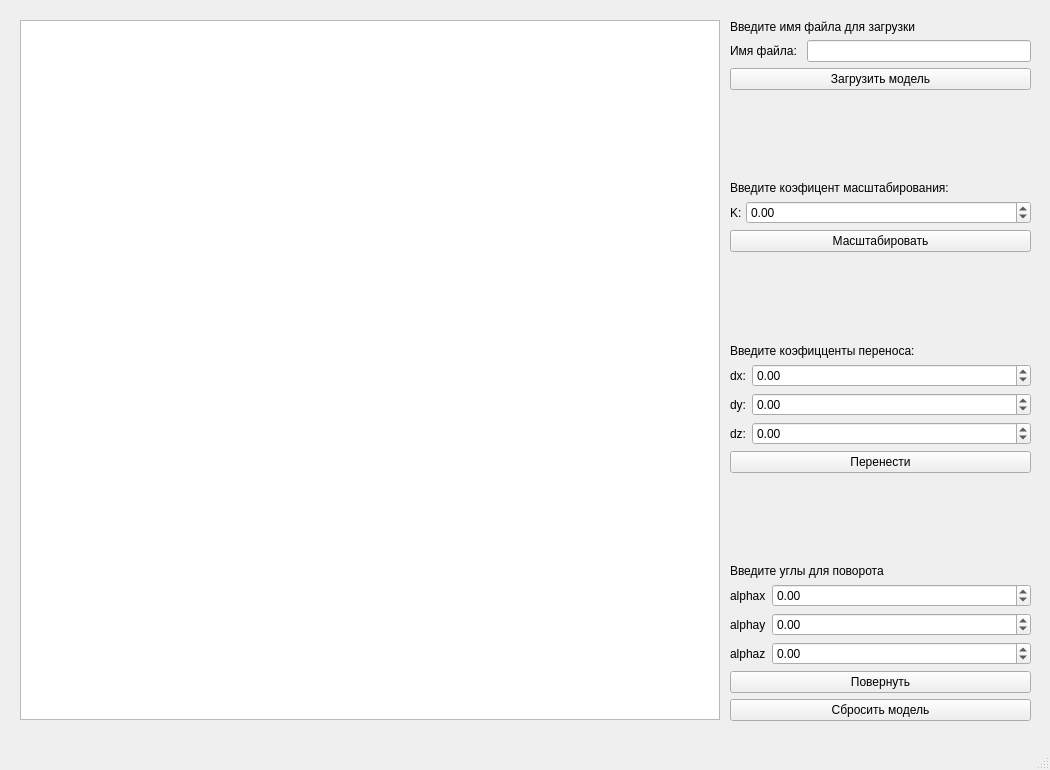
<?xml version="1.0" encoding="UTF-8"?>
<ui version="4.0">
 <class>MainWindow</class>
 <widget class="QMainWindow" name="MainWindow">
  <property name="geometry">
   <rect>
    <x>0</x>
    <y>0</y>
    <width>1050</width>
    <height>770</height>
   </rect>
  </property>
  <property name="windowTitle">
   <string>MainWindow</string>
  </property>
  <widget class="QWidget" name="centralwidget">
   <widget class="QGraphicsView" name="graphicsView">
    <property name="geometry">
     <rect>
      <x>20</x>
      <y>20</y>
      <width>700</width>
      <height>700</height>
     </rect>
    </property>
   </widget>
   <widget class="QWidget" name="verticalLayoutWidget">
    <property name="geometry">
     <rect>
      <x>730</x>
      <y>20</y>
      <width>301</width>
      <height>701</height>
     </rect>
    </property>
    <layout class="QVBoxLayout" name="verticalLayout">
     <item>
      <widget class="QLabel" name="label_11">
       <property name="text">
        <string>Введите имя файла для загрузки</string>
       </property>
      </widget>
     </item>
     <item>
      <layout class="QHBoxLayout" name="horizontalLayout">
       <item>
        <widget class="QLabel" name="label_7">
         <property name="text">
          <string>Имя файла: </string>
         </property>
        </widget>
       </item>
       <item>
        <widget class="QLineEdit" name="filename"/>
       </item>
      </layout>
     </item>
     <item>
      <widget class="QPushButton" name="pushButton_5">
       <property name="text">
        <string>Загрузить модель</string>
       </property>
      </widget>
     </item>
     <item>
      <spacer name="verticalSpacer_3">
       <property name="orientation">
        <enum>Qt::Vertical</enum>
       </property>
       <property name="sizeHint" stdset="0">
        <size>
         <width>20</width>
         <height>40</height>
        </size>
       </property>
      </spacer>
     </item>
     <item>
      <widget class="QLabel" name="label_10">
       <property name="text">
        <string>Введите коэфицент масштабирования:</string>
       </property>
      </widget>
     </item>
     <item>
      <layout class="QFormLayout" name="formLayout_3">
       <property name="horizontalSpacing">
        <number>1</number>
       </property>
       <property name="verticalSpacing">
        <number>2</number>
       </property>
       <item row="2" column="0">
        <widget class="QLabel" name="label_6">
         <property name="text">
          <string>K: </string>
         </property>
        </widget>
       </item>
       <item row="2" column="1">
        <widget class="QDoubleSpinBox" name="doubleSpinBox_6">
         <property name="minimum">
          <double>-1000.000000000000000</double>
         </property>
         <property name="maximum">
          <double>1000.000000000000000</double>
         </property>
        </widget>
       </item>
      </layout>
     </item>
     <item>
      <widget class="QPushButton" name="pushButton_3">
       <property name="text">
        <string>Масштабировать</string>
       </property>
      </widget>
     </item>
     <item>
      <spacer name="verticalSpacer_2">
       <property name="orientation">
        <enum>Qt::Vertical</enum>
       </property>
       <property name="sizeHint" stdset="0">
        <size>
         <width>20</width>
         <height>40</height>
        </size>
       </property>
      </spacer>
     </item>
     <item>
      <widget class="QLabel" name="label_9">
       <property name="text">
        <string>Введите коэфицценты переноса:</string>
       </property>
      </widget>
     </item>
     <item>
      <layout class="QFormLayout" name="formLayout_2">
       <item row="2" column="0">
        <widget class="QLabel" name="label_2">
         <property name="text">
          <string>dx:</string>
         </property>
        </widget>
       </item>
       <item row="2" column="1">
        <widget class="QDoubleSpinBox" name="doubleSpinBox_2">
         <property name="minimum">
          <double>-1000.000000000000000</double>
         </property>
         <property name="maximum">
          <double>1000.000000000000000</double>
         </property>
        </widget>
       </item>
       <item row="4" column="0">
        <widget class="QLabel" name="label_5">
         <property name="text">
          <string>dy:</string>
         </property>
        </widget>
       </item>
       <item row="4" column="1">
        <widget class="QDoubleSpinBox" name="doubleSpinBox_5">
         <property name="minimum">
          <double>-1000.000000000000000</double>
         </property>
         <property name="maximum">
          <double>1000.000000000000000</double>
         </property>
        </widget>
       </item>
       <item row="5" column="1">
        <widget class="QDoubleSpinBox" name="doubleSpinBox_7">
         <property name="minimum">
          <double>-1000.000000000000000</double>
         </property>
         <property name="maximum">
          <double>1000.000000000000000</double>
         </property>
        </widget>
       </item>
       <item row="5" column="0">
        <widget class="QLabel" name="label_12">
         <property name="text">
          <string>dz:</string>
         </property>
        </widget>
       </item>
      </layout>
     </item>
     <item>
      <widget class="QPushButton" name="pushButton_2">
       <property name="text">
        <string>Перенести</string>
       </property>
      </widget>
     </item>
     <item>
      <spacer name="verticalSpacer">
       <property name="orientation">
        <enum>Qt::Vertical</enum>
       </property>
       <property name="sizeHint" stdset="0">
        <size>
         <width>20</width>
         <height>40</height>
        </size>
       </property>
      </spacer>
     </item>
     <item>
      <widget class="QLabel" name="label_8">
       <property name="text">
        <string>Введите углы для поворота</string>
       </property>
      </widget>
     </item>
     <item>
      <layout class="QFormLayout" name="formLayout">
       <item row="0" column="0">
        <widget class="QLabel" name="label">
         <property name="text">
          <string>alphax</string>
         </property>
        </widget>
       </item>
       <item row="0" column="1">
        <widget class="QDoubleSpinBox" name="doubleSpinBox">
         <property name="minimum">
          <double>-1000.000000000000000</double>
         </property>
         <property name="maximum">
          <double>1000.000000000000000</double>
         </property>
        </widget>
       </item>
       <item row="2" column="1">
        <widget class="QDoubleSpinBox" name="doubleSpinBox_3">
         <property name="minimum">
          <double>-1000.000000000000000</double>
         </property>
         <property name="maximum">
          <double>1000.000000000000000</double>
         </property>
        </widget>
       </item>
       <item row="2" column="0">
        <widget class="QLabel" name="label_3">
         <property name="text">
          <string>alphay</string>
         </property>
        </widget>
       </item>
       <item row="3" column="0">
        <widget class="QLabel" name="label_4">
         <property name="text">
          <string>alphaz</string>
         </property>
        </widget>
       </item>
       <item row="3" column="1">
        <widget class="QDoubleSpinBox" name="doubleSpinBox_4">
         <property name="minimum">
          <double>-1000.000000000000000</double>
         </property>
         <property name="maximum">
          <double>1000.000000000000000</double>
         </property>
        </widget>
       </item>
      </layout>
     </item>
     <item>
      <widget class="QPushButton" name="pushButton">
       <property name="text">
        <string>Повернуть</string>
       </property>
      </widget>
     </item>
     <item>
      <widget class="QPushButton" name="pushButton_4">
       <property name="text">
        <string>Сбросить модель</string>
       </property>
      </widget>
     </item>
    </layout>
   </widget>
  </widget>
  <widget class="QMenuBar" name="menubar">
   <property name="geometry">
    <rect>
     <x>0</x>
     <y>0</y>
     <width>1050</width>
     <height>22</height>
    </rect>
   </property>
  </widget>
  <widget class="QStatusBar" name="statusbar"/>
 </widget>
 <resources/>
 <connections/>
</ui>
